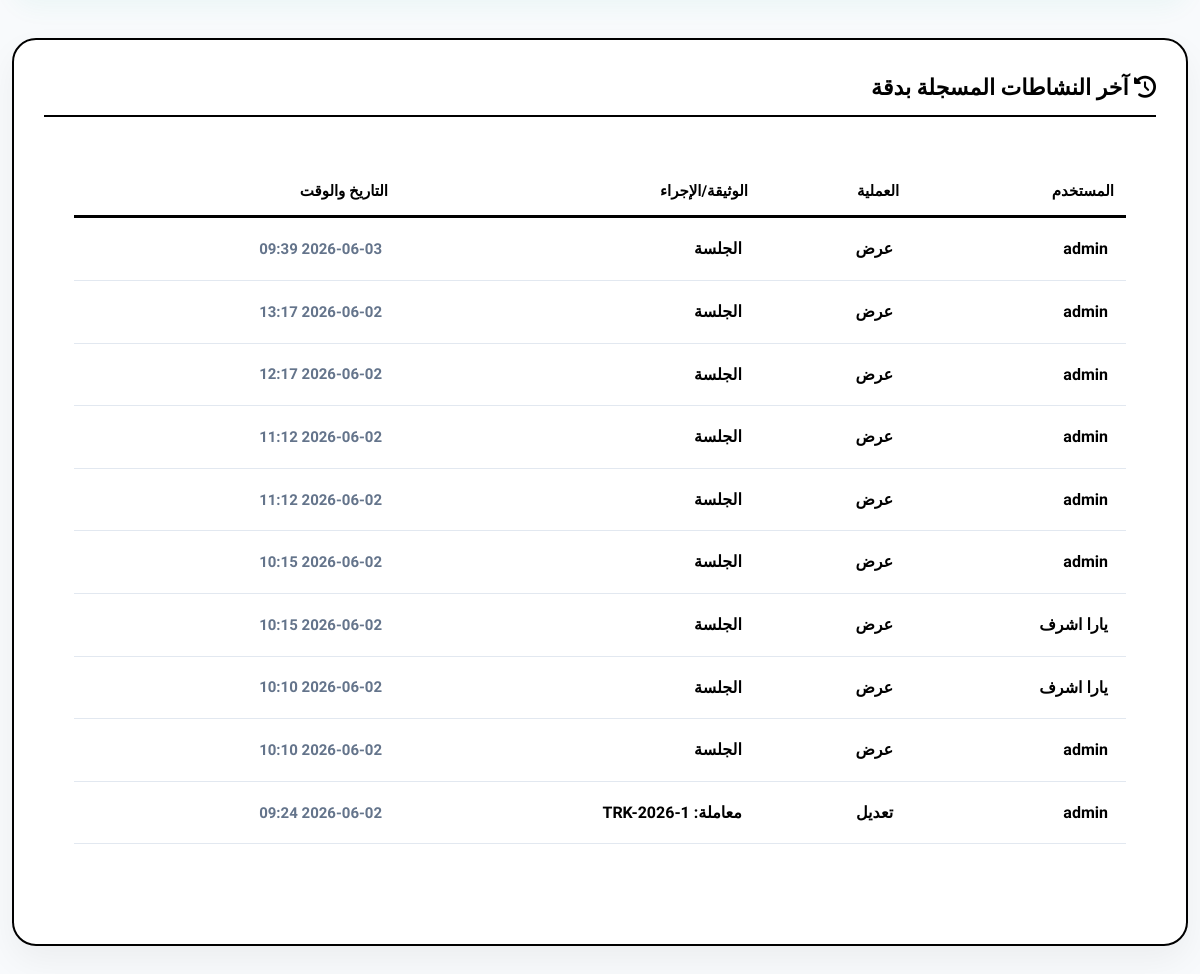
Page /reports/ (signed in, lower part) on the earlier database version.
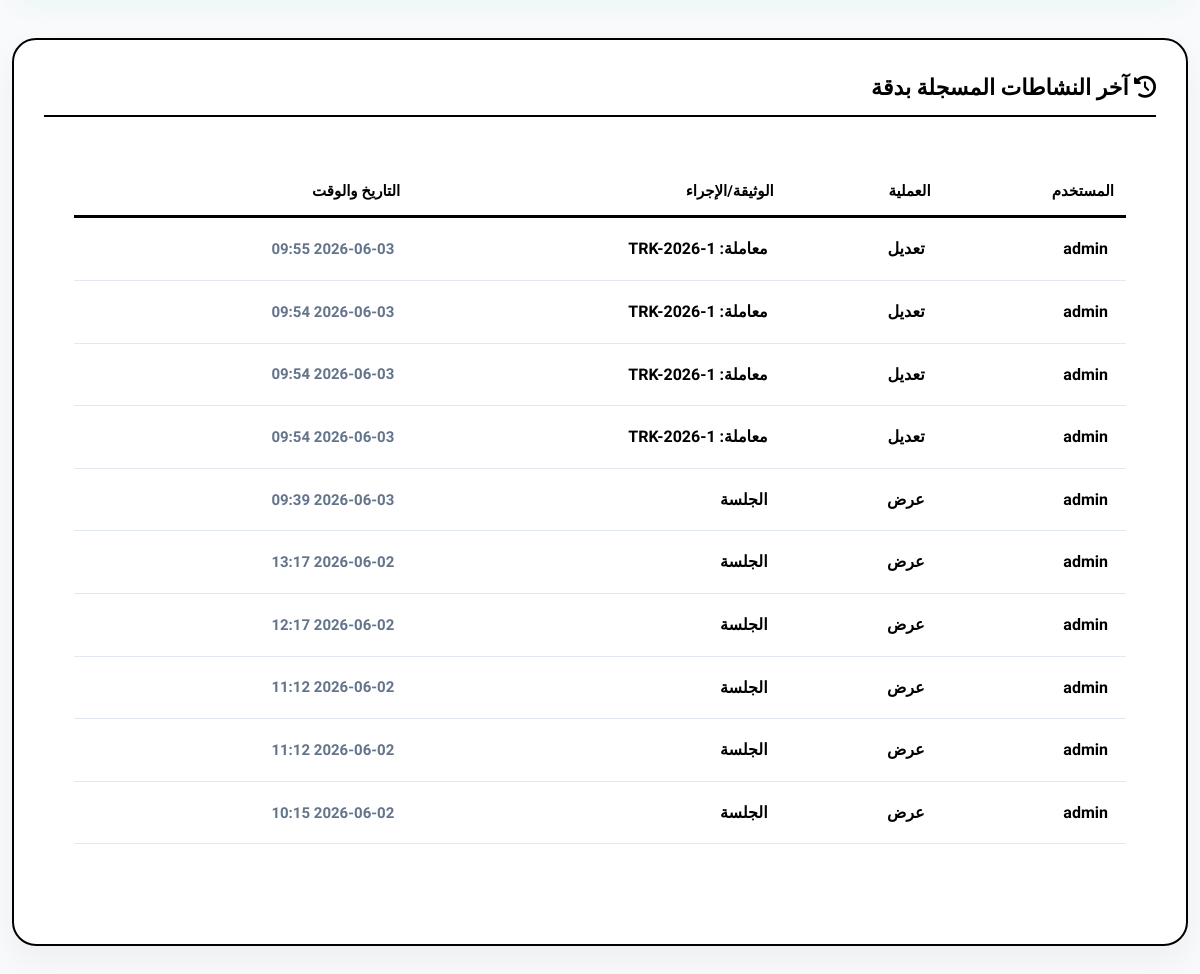
Same page on the later database version.
### eams/models.py (models this page shows, shortened)
class AuditLog(models.Model):
    ACTION_CHOICES = (
        ('upload', 'رفع'),
        ('edit', 'تعديل'),
        ('delete', 'حذف'),
        ('view', 'عرض'),
    )
    user = models.ForeignKey(User, on_delete=models.SET_NULL, null=True, verbose_name="المستخدم")
    action = models.CharField(max_length=20, choices=ACTION_CHOICES, verbose_name="العملية")
    document_title = models.CharField(max_length=255, verbose_name="عنوان الوثيقة")
    timestamp = models.DateTimeField(auto_now_add=True, verbose_name="الوقت")
    details = models.TextField(blank=True, null=True, verbose_name="التفاصيل")
    @property
    def display_document_title(self):
        import re
        if self.document_title:
            return re.sub(r'TRK-(\d{4})-0*(\d+)', r'TRK-\1-\2', self.document_title)
        return self.document_title

### eams/views.py (the view, shortened to what this page needs)
# urls.py: path('reports/', views.reports_view, name='reports'),
@login_required
def reports_view(request):
    if not request.user.profile.access_reports:
        messages.error(request, "ليس لديك صلاحية لعرض التقارير")
        return redirect('dashboard')
    is_admin = request.user.profile.access_users or request.user.profile.access_categories
    category_id = request.GET.get('category')
    doc_type = request.GET.get('doc_type')
    user_id = request.GET.get('user_id')
    transaction_status = request.GET.get('transaction_status')
    start_date = request.GET.get('start_date')
    end_date = request.GET.get('end_date')
    search_q = request.GET.get('q')
    report_type = request.GET.get('report_type', 'all')
    docs = Document.objects.all()
    if category_id: docs = docs.filter(category_id=category_id)
    if doc_type: docs = docs.filter(doc_type=doc_type)
    if user_id: docs = docs.filter(uploaded_by_id=user_id)
    if transaction_status: docs = docs.filter(transaction__current_status=transaction_status)
    if start_date: docs = docs.filter(uploaded_at__date__gte=start_date)
    if end_date: docs = docs.filter(uploaded_at__date__lte=end_date)
    transactions = Transaction.objects.all()
    if user_id: transactions = transactions.filter(created_by_id=user_id)
    if transaction_status: transactions = transactions.filter(current_status=transaction_status)
    if start_date: transactions = transactions.filter(created_at__date__gte=start_date)
    if end_date: transactions = transactions.filter(created_at__date__lte=end_date)
    if transaction_status and report_type == 'all':
        report_type = 'transaction'
    if report_type == 'archive':
        transactions = Transaction.objects.none()
    elif report_type == 'transaction':
        docs = Document.objects.none()
    context = {
        'is_admin': is_admin,
        'documents': docs.order_by('-uploaded_at'),
        'total_docs': docs.count(),
        'incoming': docs.filter(doc_type='incoming').count(),
        'outgoing': docs.filter(doc_type='outgoing').count(),
        'internal': docs.filter(doc_type='internal').count(),
        'total_transactions': transactions.count(),
        'transactions_completed': transactions.filter(current_status='completed').count(),
        'transactions_in_progress': transactions.filter(current_status__in=['under_review', 'in_progress', 'received', 'sent']).count(),
        'transactions_list': transactions.order_by('-created_at'),
        'transactions_recent': transactions.order_by('-created_at')[:10],
        'completion_rate': (transactions.filter(current_status='completed').count() / transactions.count() * 100) if transactions.count() > 0 else 0,
        'status_counts': {
            'received': transactions.filter(current_status='received').count(),
            'sent_to_dept': transactions.filter(current_status='sent_to_dept').count(),
            'under_review': transactions.filter(current_status='under_review').count(),
            'in_progress': transactions.filter(current_status='in_progress').count(),
            'completed': transactions.filter(current_status='completed').count(),
        },
        'categories': Category.objects.all(),
        'categories_stats': Category.objects.annotate(count=Count('documents', filter=Q(documents__in=docs))).order_by('-count'),
        'users_stats': User.objects.annotate(doc_count=Count('uploaded_documents', filter=Q(uploaded_documents__in=docs))).order_by('-doc_count')[:10],
        'doc_types': Document.TYPE_CHOICES,
        'status_choices': Transaction.STATUS_CHOICES,
        'all_users': User.objects.all() if is_admin else None,
        'selected_category': category_id,
        'selected_type': doc_type,
        'selected_user': user_id,
        'selected_status': transaction_status,
        'start_date': start_date,
        'end_date': end_date,
        'q': search_q,
        'report_type': report_type,
        'recent_logs': AuditLog.objects.filter(user=request.user).order_by('-timestamp')[:10] if not is_admin else AuditLog.objects.order_by('-timestamp')[:10]
    }
    return render(request, 'eams/reports.html', context)

### eams/models.py (called while the page is built)
    @property
    def creator_name(self):
        if self.created_by:
            if hasattr(self.created_by, 'profile') and self.created_by.profile.full_name:
                return self.created_by.profile.full_name
            return self.created_by.username
        return "النظام"

    @property
    def display_tracking_number(self):
        if self.tracking_number:
            parts = self.tracking_number.split('-')
            if len(parts) >= 3:
                try:
                    prefix = parts[0]
                    year = parts[1]
                    seq = int(parts[2])
                    return f"{prefix}-{year}-{seq}"
                except (ValueError, IndexError):
                    pass
            elif len(parts) == 2:
                try:
                    if len(parts[0]) == 4 and parts[0].isdigit():
                        return f"TRK-{parts[0]}-{int(parts[1])}"
                except ValueError:
                    pass
        return self.tracking_number

### templates/eams/reports.html (shortened to what this page needs)
{% extends 'base.html' %}
{% block content %}
<div class="fade-in">
    {% if is_admin %}
    <div class="report-card" style="margin-bottom: 40px;">
        <h3 style="font-size: 20px; font-weight: 900; margin-bottom: 20px; color: #000; border-bottom: 2px solid #000; padding-bottom: 10px;">
            <i class="fas fa-history"></i> آخر النشاطات المسجلة بدقة
        </h3>
        <div class="data-container table-responsive" style="border: none; box-shadow: none;">
            <table style="width: 100%; border-collapse: collapse; min-width: 700px;">
                <thead>
                    <tr style="text-align: right; border-bottom: 3px solid #000;">
                        <th style="padding: 12px; font-size: 15px;">المستخدم</th>
                        <th style="padding: 12px; font-size: 15px;">العملية</th>
                        <th style="padding: 12px; font-size: 15px;">الوثيقة/الإجراء</th>
                        <th style="padding: 12px; font-size: 15px;">التاريخ والوقت</th>
                    </tr>
                </thead>
                <tbody>
                    {% for log in recent_logs %}
                    <tr style="border-bottom: 1px solid #e2e8f0;">
                        <td style="padding: 18px; font-weight: 900; color: #000; font-size: 16px;">{{ log.user.username }}</td>
                        <td style="padding: 18px; font-weight: 800; font-size: 16px;">{{ log.get_action_display }}</td>
                        <td style="padding: 18px; font-weight: 700; font-size: 16px;">{{ log.display_document_title }}</td>
                        <td style="padding: 18px; color: #64748b; font-size: 15px; font-weight: 700;">{{ log.timestamp|date:"Y-m-d H:i" }}</td>
                    </tr>
                    {% endfor %}
                </tbody>
            </table>
        </div>
    </div>
    {% endif %}
</div>
{% endblock %}

Differences in the rows shown:
no longer on this page (row unchanged): AuditLog: user.username "يارا اشرف", action "عرض", display_document_title "الجلسة", timestamp "2026-06-02 10:15"
no longer on this page (row unchanged): AuditLog: user.username "يارا اشرف", action "عرض", display_document_title "الجلسة", timestamp "2026-06-02 10:10"
no longer on this page (row unchanged): AuditLog: user.username "admin", action "عرض", display_document_title "الجلسة", timestamp "2026-06-02 10:10"
no longer on this page (row unchanged): AuditLog: user.username "admin", action "تعديل", display_document_title "معاملة: TRK-2026-1", timestamp "2026-06-02 09:24"
added AuditLog: user.username "admin", action "تعديل", display_document_title "معاملة: TRK-2026-1", timestamp "2026-06-03 09:55"
added AuditLog: user.username "admin", action "تعديل", display_document_title "معاملة: TRK-2026-1", timestamp "2026-06-03 09:54"
added AuditLog: user.username "admin", action "تعديل", display_document_title "معاملة: TRK-2026-1", timestamp "2026-06-03 09:54"
added AuditLog: user.username "admin", action "تعديل", display_document_title "معاملة: TRK-2026-1", timestamp "2026-06-03 09:54"
